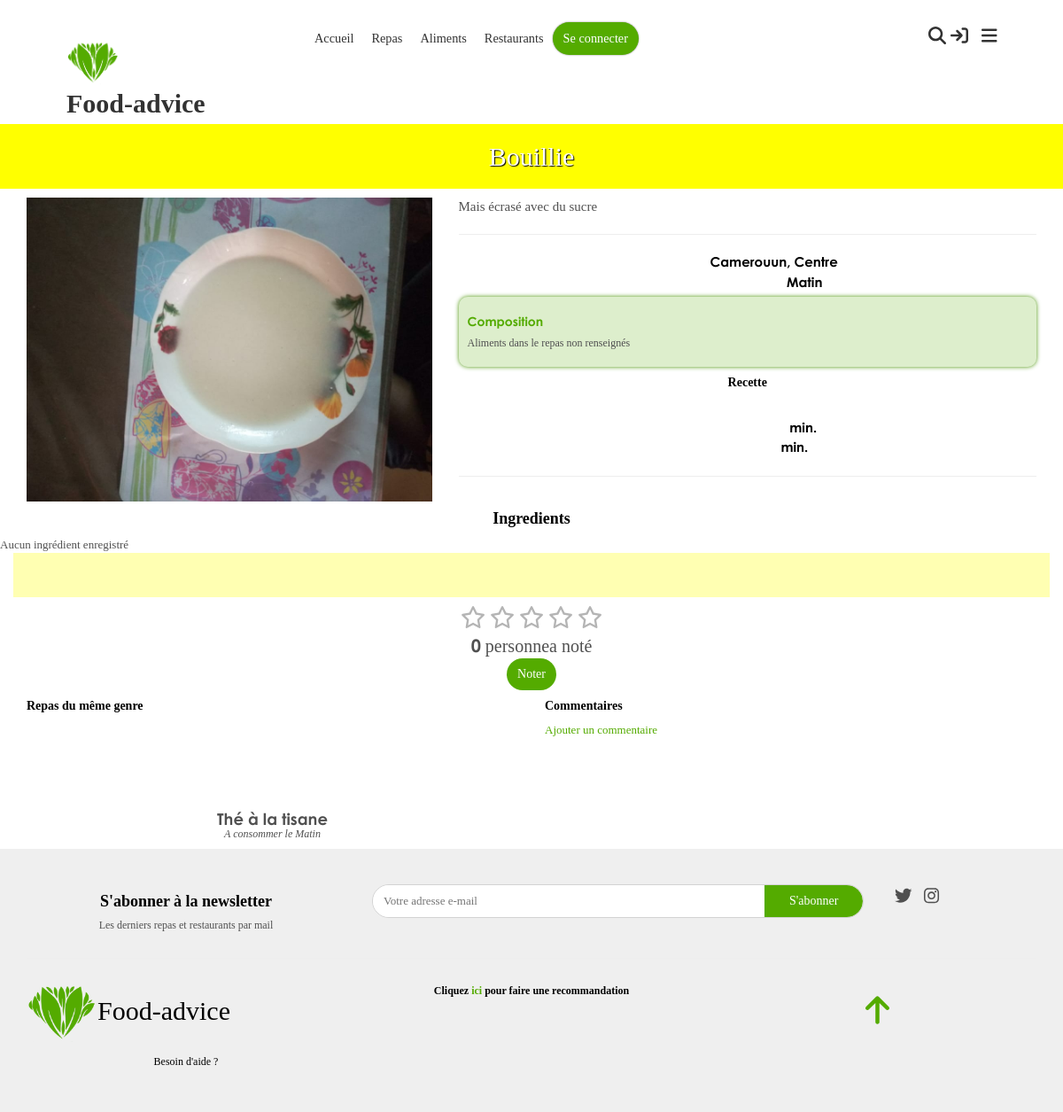
The app's page /repas/18, older data.
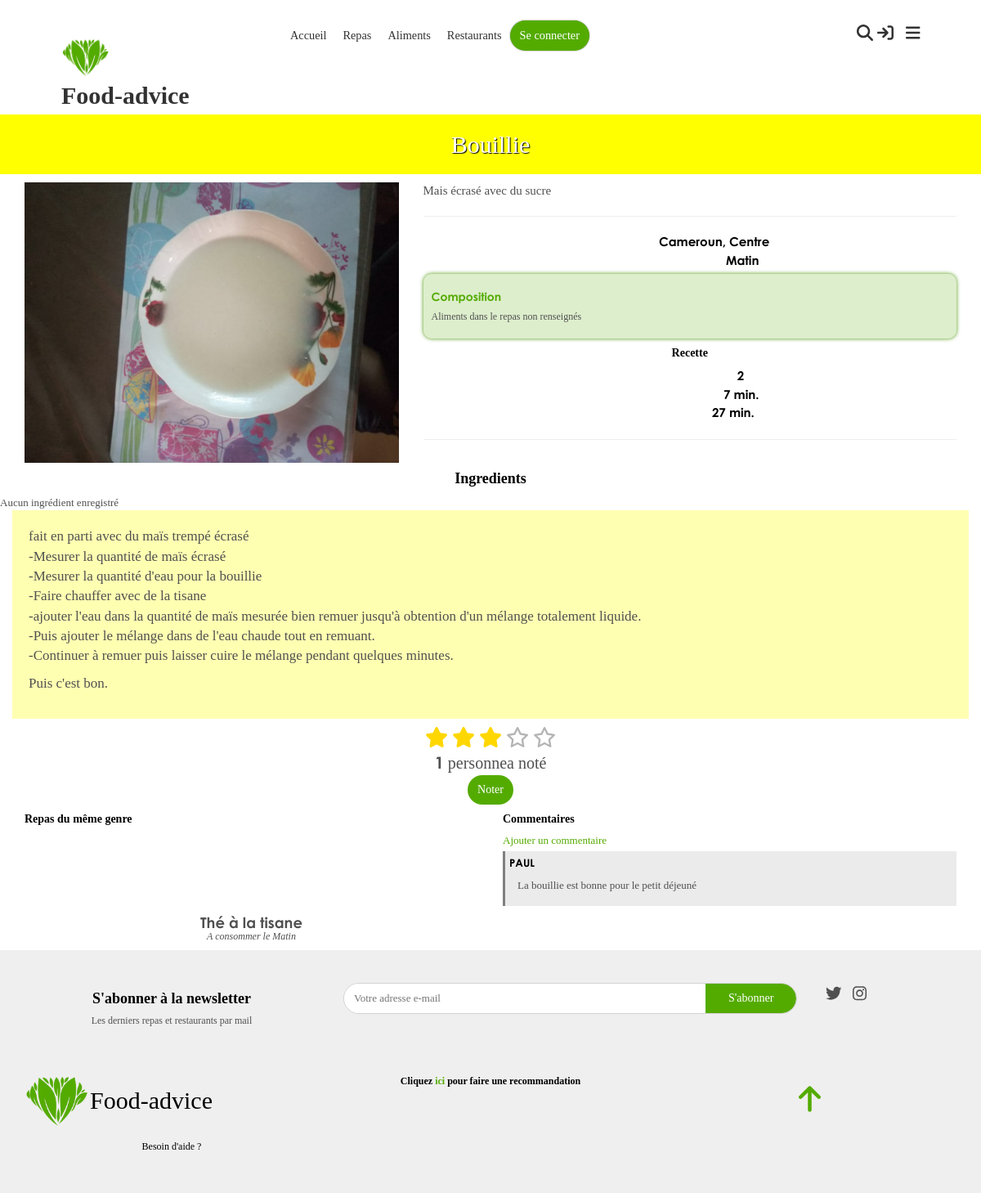
The same page, newer data.
### app/models.py (models this page shows, shortened)
class Evaluable(Commentable):
    class Meta:
        abstract = True
    def nombreNotes(self):
        return self.evaluations.count()
    def totalNotes(self):
        sum = 0
        for evaluation in self.evaluations.all():
            sum += evaluation.note
        return sum
    def moyenneNotes(self):
        nombreNotes = self.nombreNotes()
        return self.totalNotes()/nombreNotes if nombreNotes > 0 else 0
    def noteContributeur(self,contributeur):
        try:
            evaluation = self.evaluations.get(contributeur=contributeur)
            return evaluation.note
        except Exception:
            return 0

class Repas(Evaluable):
    image = models.FileField(upload_to="static/images/repas/", validators=[FileExtensionValidator(allowed_extensions=IMAGE_EXTENSIONS)])
    momentJournee = models.IntegerField(choices=MOMENTS_JOURNEE, null=True, blank = True, verbose_name="Moment de la journée", help_text="Moment habituel de consommation de ce repas")
    origine = models.ForeignKey(OrigineRepas, models.CASCADE, null=True, blank=True)

class OrigineRepas(models.Model):
    pays = models.CharField(max_length=20)
    region = models.CharField(max_length=20)
    class Meta:
        unique_together = ["pays", "region"]
    def __str__(self) -> str:
        return self.pays+", "+self.region

class Recette(models.Model):
    repas = models.OneToOneField(Repas, models.CASCADE, primary_key=True)
    nombrePersonnes = models.IntegerField(verbose_name="Nombre de personnes")
    tempsPreparation = models.IntegerField(null=True)
    tempsCuisson = models.IntegerField(null=True)
    detailPreparation = models.TextField(null=True, blank=True)
    aliments = models.ManyToManyField(Aliment, through='AlimentRecette', through_fields=("recette", "aliment"))

class Commentaire(models.Model):
    class Meta:
        abstract = True
    texte = models.TextField()
    date = models.DateTimeField(auto_now=True)
    contributeur = models.ForeignKey(Contributeur,models.CASCADE)

class CommentaireRepas(Commentaire):
    repas = models.ForeignKey(Repas, models.CASCADE)

class Contributeur(models.Model):
    nom = models.CharField(max_length=50, verbose_name="Nom complet")
    nomUtilisateur = models.CharField(max_length=30, verbose_name="Nom d'utilisateur", unique=True)
    motDePasse = models.CharField(max_length=255, verbose_name="Mot de passe")
    dateNaissance = models.DateField(null=True, blank=True,verbose_name="Date de naissance", help_text="Utile pour le suivi de l'alimentation")
    sexe = models.IntegerField(choices=SEXES, null=True, blank=True,verbose_name="Sexe", help_text="Utile pour le suivi de l'alimentation")
    email = models.CharField(max_length=255, null=True, blank=True, verbose_name="Adresse email")
    professionnelSante = models.BooleanField(default=False, verbose_name="Professionnel de la santé")
    """
        Retourne les contributeurs professionels
    """
    """
        Nombre total de messages non lus par le contributeur, toutes les conversations confonfues
    """
    def __str__(self):
        return self.nomUtilisateur

### app/views_foods.py (the view)
# urls.py: path("<int:id>", views_foods.show, name="show-food"),
def show(request, id):
    repas = Repas.objects.get(id=id)
    commentaires = CommentaireRepas.objects.filter(repas=repas).order_by("-date")
    return render(request, template_name="food/show.html", context={
        'repas':repas,
        'commentaires':commentaires,
        'autresRepas':Repas.objects.filter(~Q(pk=id), Q(approuve=True) | Q(~Q(contributeur=None), contributeur=getUser(request.session)), momentJournee=repas.momentJournee)[0:6]
    })

### templates/food/show.html (shortened to what this page needs)
{% extends "base.html" %}
{%block styles %}
    {% css "css/food-show.css" %}
{% endblock %}
{% block body %}
<h2 id="food-title" data-aos="zoom-in">
    {{ repas.nom }}
</h2>
<div class="container">
    <div class="row">
        <div class="col-12 col-md-5">
            <img src="/{{ repas.image }}" alt="" id="food-image">
        </div>
        <div class="col-12 col-md-7" id="details">
            <div id="description" class="text-start">
                {{ repas.description }}
            </div>
            <hr>
            <div class="text-center text-md-start">
                <span class="label">Origine : </span>
                <span class="value">{% if repas.origine is not null %}{{ repas.origine }} {%else%}Non renseignée{% endif%}</span>
            </div>
            <div class="text-center text-md-start">
                <span class="label">Moment de la journée : </span>
                <span class="value">{% if repas.momentJournee is not null %}{{ repas.get_momentJournee_display }} {%else%}Non renseigné{% endif%}</span>
            </div>
            {% if repas.recette is not null %}
                <div id="composition" class="mt-3 text-start"  data-aos="fade-up" >
                    <h5 class="">Composition</h5>
                    {% if repas.recette.aliments.count > 0 %}
                        <div>
                            <span class="label">Taux de glucides : </span>
                            <span class="value">{{ repas.tauxGlucides }}%</span>
                        </div>
                        <div>
                            <span class="label">Taux de lipides : </span>
                            <span class="value">{{ repas.tauxLipides }}%</span>
                        </div>
                        <div>
                            <span class="label">Taux de Protéines : </span>
                            <span class="value">{{ repas.tauxProteines }}%</span>
                        </div>
                        <div>
                            <span class="label">Calories (Pour une personne) : </span>
                            <span class="value">{{ repas.caloriesUnePersonne }} Kcal</span>
                        </div>
                        <div>
                            <span class="label">Minéraux : </span>
                            <span class="value">{{ repas.mineraux }}</span>
                        </div>
                        <div>
                            <span class="label">Vitamines : </span>
                            <span class="value">{{ repas.vitamines }}</span>
                        </div>
                    {% else %}
                        <h6>Aliments dans le repas non renseignés</h6>
                    {% endif %}
                </div>
                <div id="recipe" class="text-center text-md-start" data-aos="fade-in-left" >
                    <h5 class="mt-3 title">Recette</h5>
                    <div>
                        <span class="label">Nombre de personnes: </span>
                        <span class="value">{{ repas.recette.nombrePersonnes }}</span>
                    </div>
                    <div>
                        <span class="label">Temps de préparation: </span>
                        <span class="value">{{ repas.recette.tempsPreparation }} min.</span>
                    </div>
                    <div>
                        <span class="label">Temps de cuisson : </span>
                        <span class="value">{{ repas.recette.tempsCuisson }} min.</span>
                    </div>
                    <hr>
                </div>
            {% else %}
                <h4>Aucune recette enregistrée</h4>
            {% endif %}
        </div>
    </div>
    <div class="row mb-2" >
        {% if repas.recette is not null %}
            <div class="col-12 mb-3"id="ingredients">
                <h4 class="title text-center text-md-start">Ingredients</h4>
                <div class="row">
                {% if repas.recette.aliments.count > 0 %}
                    {% for alimentRecette in repas.recette.alimentrecette_set.all %}
                        {% with aliment=alimentRecette.aliment %}
                            <a data-aos="zoom-in" class="col-4 col-md-2 ingredient aliment aliment-little-presentation" href="{% url 'show-aliment' aliment.id %}">
                                <div class="image-div">
                                    <img src="/{{ aliment.image }}" alt="" class="aliment-image">
                                </div>
                                <h5>{{ aliment.nom }}</h5>
                                <h6>{{ alimentRecette.quantite }} {% if aliment.uniteComptage != None %}({{ aliment.uniteComptage}}){% endif %}</h6>
                                <div class="composition">
                                    <div>
                                        <span class="label">Lipides : </span>
                                        <span class="value">{{ aliment.tauxLipides }}%</span>
                                    </div>
                                    <div>
                                        <span class="label">Glucides : </span>
                                        <span class="value">{{ aliment.tauxGlucides }}%</span>
                                    </div>
                                    <div>
                                        <span class="label">Proteines : </span>
                                        <span class="value">{{ aliment.tauxProteines }}%</span>
                                    </div>
                                    <div>
                                        <span class="label">Calories : </span>
                                        <span class="value">{{ alimentRecette.calories }} Kcal</span>
                                    </div>
                                </div>
                            </a>
                        {% endwith %}
                    {% endfor %}
                {% else %}
                    <div class="col-12 mb-3">Aucun ingrédient enregistré</div>
                {% endif %}
                </div>
            </div>
            <div class="col-12"id="detail-preparation" data-aos="fade-in">
                {{ repas.recette.detailPreparation | linebreaks }}
            </div>
        {% endif %}
        <div id="ratings" class="col-12 text-center" data-aos="zoom-out">
            <div id="stars"class="d-flex justify-content-center">
                <i class="far fa-star star"></i>
                <i class="far fa-star star"></i>
                <i class="far fa-star star"></i>
                <i class="far fa-star star"></i>
                <i class="far fa-star star"></i>
            </div>
            <span><strong id="notesCount">{{ repas.nombreNotes }}</strong> personne{% if repas.nombreNotes > 1 %}s ont{% else %}a{% endif %} noté</span><br>
            <div id="user-note">
                {% call_method repas 'noteContributeur' appUser as note %}
                {%if appUser is null or note == 0 %}
                    <button class="btn btn-primary btn-noter">Noter</button>
                {% else %}
                    <span>Vous avez donné une note de <strong>{{ note }}. <a class="btn-noter text-primary">Changer</a></strong></span>
                {% endif %}
            </div>
        </div>
    </div>
    <div class="row mt-3">
        {% if autresRepas.count > 0 %}
        <div class="col-12 col-md-6 order-2 order-md-1">
            <h5 class="title">Repas du même genre</h5>
            <div class="row row-cols-3">
                {% include "load/foods.html" with repass=autresRepas%}
            </div>
        </div>
        {% endif %}
        <div class="col-12 col-md-6 order-1 order-md-2">
            <h5 class="title">Commentaires</h5>
            {%if appUser is not null %}
                <span>Ajouter un commentaire</span>
                <form id="new-comment-form">
                    <textarea id="comment-text" placeholder="Votre commentaire ici"></textarea>
                    <div class="d-flex justify-content-end mt-1">
                        <button class="btn btn-primary" id="add-comment" type="button">Ajouter</button>
                    </div>
                </form>
            {%else %}
                <a id="btn-commenter" class="text-primary">Ajouter un commentaire</a>
            {% endif %}
            <div id="commentaires" class="mt-2">
                {% include "load/comments.html" with commentaires=commentaires %}
            </div>
        </div>
    </div>
</div>
{%endblock%}

### templates/macros/_food-little-presentation.html (shortened to what this page needs)
<a href="{% url 'show-food' repas.id %}" class="food food-little-presentation text-center" data-aos="zoom-in">
    <div class="image-div">
    </div>
    <h4 class="food-title">{{ repas.nom }}</h4>
    {% if repas.momentJournee != None %}
        <h5 class="moment-journee"><i>A consommer le {{ repas.get_momentJournee_display }}</i></h5>
    {% endif %}
</a>

### templates/load/comments.html (shortened to what this page needs)
{% for commentaire in commentaires%}
    <div class="comment comment-load">
        <div>
            <span class="contributor-name">{{ commentaire.contributeur }}</span>
        </div>
        <p>
            {{ commentaire.texte | linebreaks | safe }}
        </p>
    </div>
{% endfor %}

Row changes from the older to the newer data that the page shows:
changed through a linked row, Repas "Bouillie": origine "Camerouun, Centre" → "Cameroun, Centre"; recette.nombrePersonnes (not shown) → "2"; recette.tempsPreparation (not shown) → "7"; recette.tempsCuisson (not shown) → "27"; recette.detailPreparation (not shown) → "fait en parti avec du maïs trempé écrasé -Mesurer la quantité de maïs écrasé -Mesurer la quantité d'eau pour la bouillie -Faire chauffer avec de la tisane -ajouter l'eau dans la quantité de maïs mesurée bien remuer jusqu'à obtention d'un mélange totalement liquide. -Puis ajouter le mélange dans de l'eau chaude tout en remuant. -Continuer à remuer puis laisser cuire le mélange pendant quelques minutes. Puis c'est bon."; nombreNotes "0" → "1"
added CommentaireRepas: contributeur "PAUL", texte "La bouillie est bonne pour le petit déjeuné"
